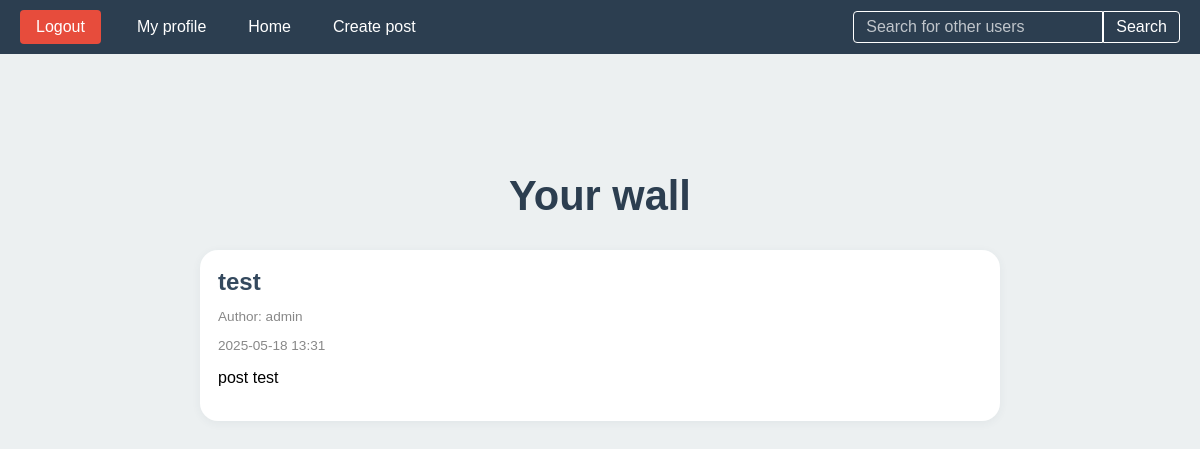
Page /homepage/ (signed in) on the earlier database version.
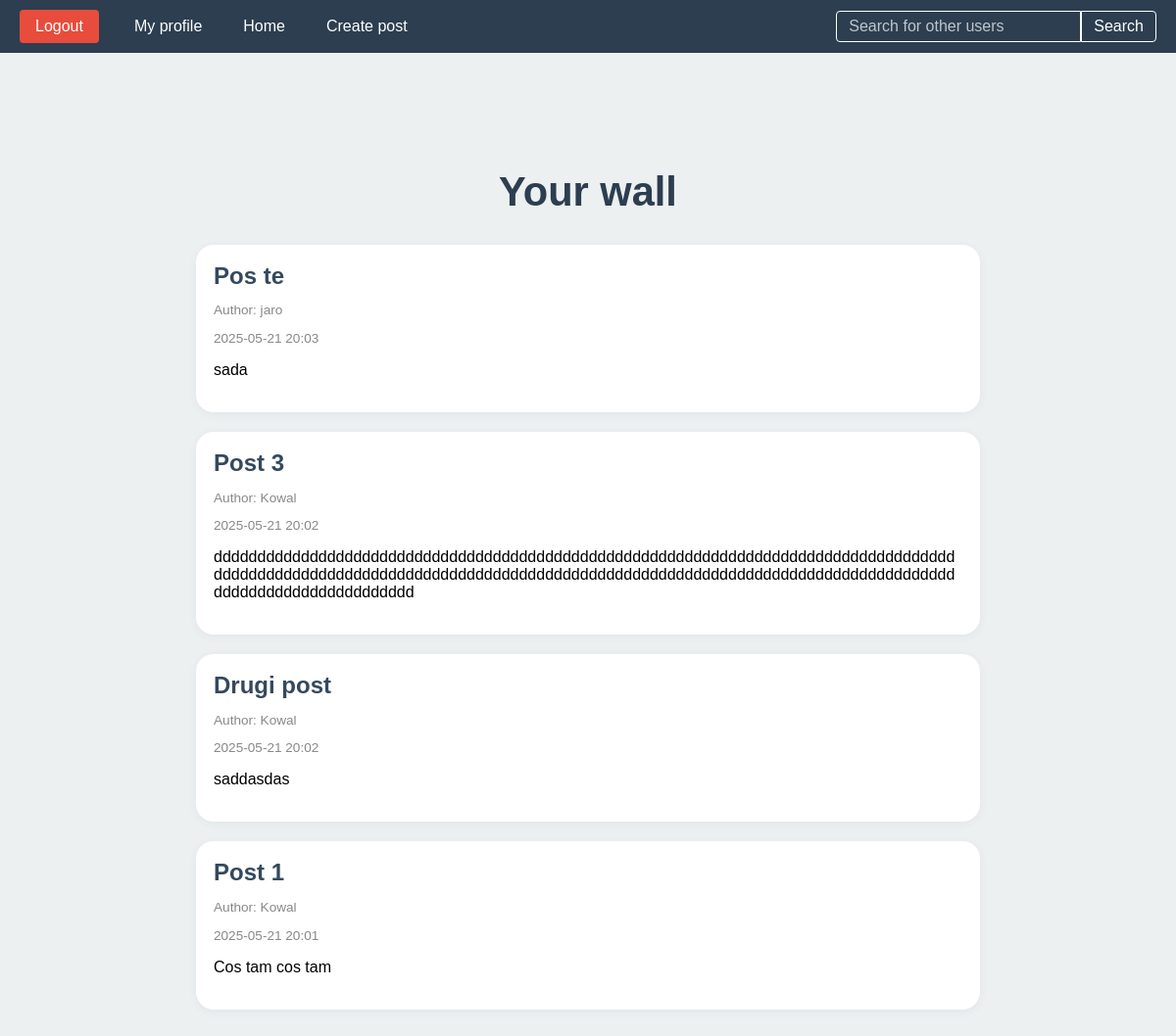
Same page on the later database version.
### post/models.py (models this page shows, shortened)
class Post(models.Model):
    user = models.ForeignKey(User, on_delete=models.CASCADE)
    title = models.CharField(max_length= 250)
    slug = models.SlugField(null = False,default='')
    content = models.TextField(null=False)
    date_posted = models.DateTimeField(auto_now_add=True)
    class Meta:
        unique_together = ('user', 'slug')
    def get_absolute_url(self):
        return reverse('post_detail', kwargs={'id':self.id, 'slug': self.slug})

### user/views.py (the view)
# urls.py: path('homepage/', homepage, name='homepage'),
@login_required
def homepage(request):
    followed_profiles =  request.user.profile.follows.all()
    followed_users = [u.user for u in followed_profiles]
    posts = Post.objects.filter(user__in=followed_users).order_by('-date_posted')
    return render(request, 'homepage.html', {'posts':posts})

### templates/homepage.html
{% extends "base.html" %}
{% load static %}
{% block head %}
  <link rel="stylesheet" href="{% static 'profile.css' %}">
{% endblock %}
{% block content %}
    <div class="home-container">
    <h1>Your wall</h1>
      {% if posts %}
        <div class="posts-container">
          {% for post in posts %}
            <div class="post-card">
              <h2 class="post-title">
                <a href="{{ post.get_absolute_url }}">{{ post.title }}</a>
              </h2>
              <p class="post-author">Author: {{ post.user.username }} </p>
              <p class="post-date">{{ post.date_posted|date:"Y-m-d H:i" }}</p>
              <p>{{ post.content }}</p>
            </div>
          {% endfor %}
        </div>
      {% else %}
        <div class="empty-state">
          <p>You aren’t following anyone.</p>
        </div>
      {% endif %}
    </div>
{% endblock %}

### templates/base.html (shortened to what this page needs)
{% load static %}
<!DOCTYPE html>
<html>
<head>
    <link rel="stylesheet" href="{% static 'base.css' %}">
    {% block head %}{% endblock %}
</head>
<body>
    <nav class="navbar">
        <form method="POST" action="{% url 'logout' %}">
            <button type="submit" class="logout-button">Logout</button>
        </form>
        <a href="{% url 'my_profile' %}" class="big-white-label">My profile</a>
        <a href="{% url 'homepage' %}" class="big-white-label">Home</a>
        <a href="{% url 'createPost' %}" class="big-white-label">Create post</a>
        <form method="POST" action="{% url 'search_user' %}" class="search-wrapper">
            <input type = "search" placeholder="Search for other users " name="searched" class="search-input">
            <button type="submit" class="search-button">Search</button>
        </form>
    </nav>
    <div class="content">
      {% block content %}{% endblock %}
    </div>
</body>
</html>

### static/base.css (style rules this page uses)
body { margin: 0; padding: 0; font-family: Arial, sans-serif; display: flex; flex-direction: column; min-height: 100vh; background-color: #f5f6fa; }
.navbar { position: relative; display: flex; align-items: center; background-color: #2C3E50; padding: 10px 20px; box-sizing: border-box; }
.logout-button { background-color: #e74c3c; color: #fff; border: none; padding: 8px 16px; margin-right: 10px; border-radius: 4px; font-size: 16px; cursor: pointer; transition: background 0.3s, transform 0.2s; }
.big-white-label { background: none; color: #fff; text-decoration: none; border: none; padding: 8px 16px; margin-left: 10px; font-size: 16px; cursor: pointer; transition: color 0.3s, transform 0.2s; }
.search-wrapper { position: absolute; right: 20px; top: 50%; transform: translateY(-50%); display: flex; align-items: center; }
.search-input { background: none; border: 1px solid #fff; padding: 6px 12px; border-radius: 4px 0 0 4px; color: #fff; font-size: 16px; outline: none; width: 250px; }
.search-input::placeholder { color: rgba(255,255,255,0.7); }
.search-button { background: none; color: #fff; border: 1px solid #fff; padding: 6px 12px; border-radius: 0 4px 4px 0; font-size: 16px; cursor: pointer; }
.content { flex: 1; padding: 30px; background-color: #ecf0f1; box-sizing: border-box; }

### static/profile.css (style rules this page uses)
.home-container { max-width: 800px; margin: 40px auto; padding: 20px; position: relative; text-align: center; }
.home-container h1 { text-align: center; color: #2c3e50; margin-bottom: 20px; display: block; font-size: 2.6rem; font-weight: bold; }
.posts-container { margin-top: 30px; display: flex; flex-direction: column; gap: 20px; }
.post-card { background-color: #fff; border-radius: 18px; box-shadow: 0 2px 10px rgba(44, 62, 80, 0.06); padding: 18px; text-align: left; margin-bottom: 0; }
.post-card h2 { margin: 0 0 10px; color: #34495e; }
.post-card .post-title a { color: inherit; text-decoration: none; display: block; }
.post-card p { overflow-wrap: break-word; white-space: pre-wrap; }
.post-author, .post-date { font-size: 0.85em; color: #888; margin-bottom: 10px; }

Differences in the rows shown:
no longer on this page (row unchanged): Post: title "test", user.username "admin", date_posted "2025-05-18 13:31", content "post test"
added Post: title "Pos te", user.username "jaro", date_posted "2025-05-21 20:03", content "sada"
added Post: title "Post 3", user.username "Kowal", date_posted "2025-05-21 20:02", content "ddddddddddddddddddddddddddddddddddddddddddddddddddddddddddddddddddddddddddddddddddddddddddddddddddddddddddddddddddddddddddddddddddddddddddddddddddddddddddddddddddddddddddddddddddddddddddddddddd"
added Post: title "Drugi post", user.username "Kowal", date_posted "2025-05-21 20:02", content "saddasdas"
added Post: title "Post 1", user.username "Kowal", date_posted "2025-05-21 20:01", content "Cos tam cos tam"
